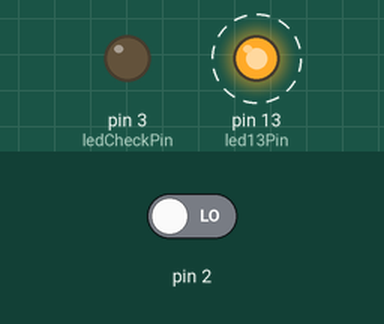
A sketch run on a simulated Arduino Uno, built with avr-gcc and run on an emulated ATmega328P. Parts: output pins drawn as LEDs (lit = HIGH). Dashed ring = blinking. The test bench sets the inputs (shaded band); at power-on: pin 2 LOW. What the sketch prints to the serial monitor is not drawn.

Above: at 0.5 s.
Timing chart, 0 to 4.6 s (numbered marks = the images above):
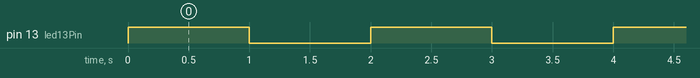

The sketch:

_150228_Teensy-GPIOCheck.ino
```cpp
/*
objective: GPIO check
	things that must be tested
	to ensure quality capability
	on the Teensy 3.1:
	GPIO IO - done
	ADC - done
	PWM - done
	interrupts - done
	Serial - done (USB only)
*/

#define ledCheckPin 3
#define led13Pin 13
#define buttonPin 0


void pressed(){
	//run this when button is pressed.
	if(digitalRead(buttonPin)==HIGH) digitalWrite(ledCheckPin,HIGH);
	else digitalWrite(ledCheckPin,LOW);
}


void setup(){
pinMode(led13Pin,OUTPUT); // DO NOT REMOVE
pinMode(ledCheckPin,OUTPUT);

pinMode(buttonPin,INPUT);
attachInterrupt(buttonPin,pressed, CHANGE);
Serial.begin(9600);


} //setup

void loop(){
digitalWrite(led13Pin,HIGH); //DO NOT REMOVE
delay(1000);

// int i=0;
// while(i<80){
// 	uint8_t a = digitalRead(buttonPin);
// 	if(a==HIGH) digitalWrite(ledCheckPin,HIGH);
// 	else digitalWrite(ledCheckPin,LOW);
//
// 	//DO NOT REMOVE
// 	delay(100);
// 	i++;
// }//while loop


digitalWrite(led13Pin,LOW); //DO NOT REMOVE
delay(1000);
Serial.println("printme");
} //loop
```

Measured:
- by itself, pin 13 (led13Pin): alternates HIGH for 1.0 s and LOW for 1.0 s
